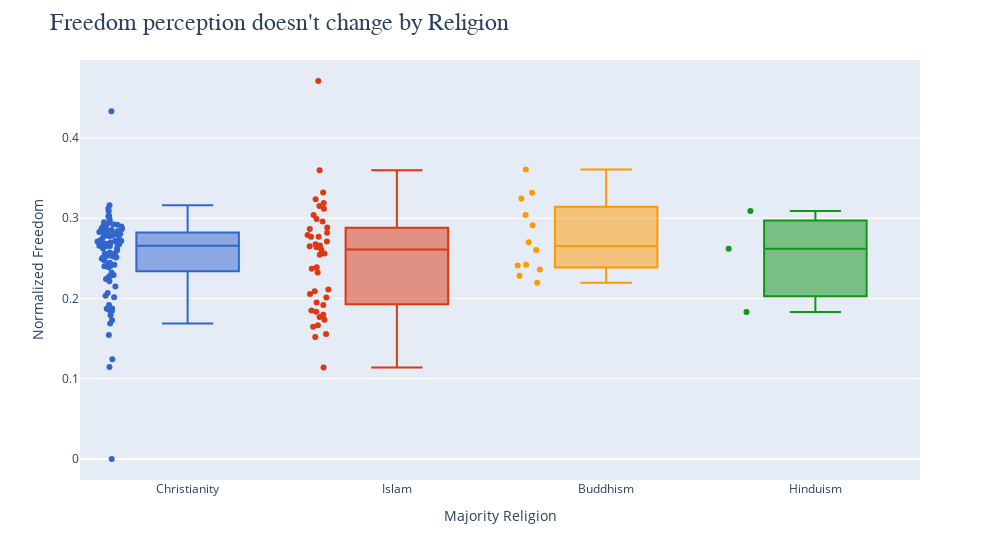

The code cell stored with this chart in its notebook:
### Code cell
px.box(merged_df_2,
       x="Majority Religion",
       y="normalized_GDPPC",
       color="Majority Religion",
       points="all",
       color_discrete_sequence=px.colors.qualitative.G10,         # This is for Religion
       hover_data="Country",
       width=1000).update_layout(showlegend=False).update_layout(
           title={
               'text': "Freedom perception doesn't change by Religion",  # Add your desired title here
               'font': {
                   'family': "Playfair Display",  # Specify the font family here
                    'size': 24  # You can adjust the size if needed
                    },
                    },
                    yaxis_title="Normalized Freedom",
                    xaxis_title="Majority Religion",
    showlegend=False  # Hide the legend
)

### Figure 1 — Plotly figure (JSON) as saved in the notebook; plotly's stock layout.template omitted (floating-point values rounded to 4 significant figures)
{"data": [{"alignmentgroup": "True", "boxpoints": "all", "customdata": [["Finland"], ["Denmark"], ["Iceland"], ["Switzerland"], ["Netherlands"], ["Luxembourg"], ["Sweden"], ["Norway"], ["New Zealand"], ["Austria"], ["Australia"], ["Ireland"], ["Germany"], ["Canada"], ["United States"], ["United Kingdom"], ["Czechia"], ["Belgium"], ["France"], ["Slovenia"], ["Costa Rica"], ["Romania"], ["Spain"], ["Uruguay"], ["Italy"], ["Malta"], ["Lithuania"], ["Slovakia"], ["Estonia"], ["Panama"], ["Brazil"], ["Guatemala"], ["Cyprus"], ["Latvia"], ["Serbia"], ["Chile"], ["Nicaragua"], ["Mexico"], ["Croatia"], ["Poland"], ["El Salvador"], ["Hungary"], ["Honduras"], ["Portugal"], ["Argentina"], ["Greece"], ["South Korea"], ["Philippines"], ["Moldova"], ["Jamaica"], ["Belarus"], ["Colombia"], ["Dominican Republic"], ["Bolivia"], ["Paraguay"], ["Peru"], ["Montenegro"], ["Ecuador"], ["Russia"], ["Armenia"], ["Bulgaria"], ["North Macedonia"], ["South Africa"], ["Liberia"], ["Ukraine"], ["Congo"], ["Mozambique"], ["Cameroon"], ["Georgia"], ["Gabon"], ["Venezuela"], ["Ghana"], ["Benin"], ["Uganda"], ["Kenya"], ["Namibia"], ["Eswatini, Kingdom of"], ["Madagascar"], ["Ethiopia"], ["Togo"], ["Zambia"], ["Malawi"], ["Tanzania"], ["Lesotho"], ["Botswana"], ["Rwanda"], ["Zimbabwe"]], "hovertemplate": "Majority Religion=%{x}<br>normalized_GDPPC=%{y}<br>Country=%{customdata[0]}<extra></extra>", "legendgroup": "Christianity", "marker": {"color": "#3366CC"}, "name": "Christianity", "notched": false, "offsetgroup": "Christianity", "orientation": "v", "showlegend": true, "type": "box", "x": ["Christianity", "Christianity", "Christianity", "Christianity", "Christianity", "Christianity", "Christianity", "Christianity", "Christianity", "Christianity", "Christianity", "Christianity", "Christianity", "Christianity", "Christianity", "Christianity", "Christianity", "Christianity", "Christianity", "Christianity", "Christianity", "Christianity", "Christianity", "Christianity", "Christianity", "Christianity", "Christianity", "Christianity", "Christianity", "Christianity", "Christianity", "Christianity", "Christianity", "Christianity", "Christianity", "Christianity", "Christianity", "Christianity", "Christianity", "Christianity", "Christianity", "Christianity", "Christianity", "Christianity", "Christianity", "Christianity", "Christianity", "Christianity", "Christianity", "Christianity", "Christianity", "Christianity", "Christianity", "Christianity", "Christianity", "Christianity", "Christianity", "Christianity", "Christianity", "Christianity", "Christianity", "Christianity", "Christianity", "Christianity", "Christianity", "Christianity", "Christianity", "Christianity", "Christianity", "Christianity", "Christianity", "Christianity", "Christianity", "Christianity", "Christianity", "Christianity", "Christianity", "Christianity", "Christianity", "Christianity", "Christianity", "Christianity", "Christianity", "Christianity", "Christianity", "Christianity", "Christianity"], "x0": " ", "xaxis": "x", "y": [0.2419, 0.2557, 0.2562, 0.2697, 0.2623, 0.2984, 0.26, 0.2711, 0.2572, 0.2696, 0.2653, 0.3023, 0.2735, 0.2685, 0.2841, 0.2689, 0.2623, 0.2802, 0.2786, 0.273, 0.2407, 0.2654, 0.2792, 0.2495, 0.2837, 0.2851, 0.2799, 0.2716, 0.2828, 0.2718, 0.2323, 0.2034, 0.2918, 0.2803, 0.2509, 0.2675, 0.1792, 0.2533, 0.2784, 0.2871, 0.2067, 0.2871, 0.1845, 0.2926, 0.2668, 0.2863, 0.3119, 0.2148, 0.242, 0.2215, 0.2682, 0.2512, 0.268, 0.2242, 0.2526, 0.2513, 0.2836, 0.2444, 0.3087, 0.2657, 0.3026, 0.2894, 0.2744, 0.1242, 0.2775, 0.1872, 0.1145, 0.1917, 0.295, 0.2942, 0, 0.2281, 0.2015, 0.1688, 0.2272, 0.2898, 0.2898, 0.1544, 0.1858, 0.1875, 0.2474, 0.1728, 0.2291, 0.2389, 0.4331, 0.2402, 0.3162], "y0": " ", "yaxis": "y"}, {"alignmentgroup": "True", "boxpoints": "all", "customdata": [["Bahrain"], ["United Arab Emirates"], ["Saudi Arabia"], ["Kosovo"], ["Kazakhstan"], ["Kuwait"], ["Uzbekistan"], ["Kyrgyzstan"], ["Bosnia and Herzegovina"], ["Malaysia"], ["Turkmenistan"], ["North Cyprus"], ["Tajikistan"], ["Libya"], ["Indonesia"], ["Ivory Coast"], ["Albania"], ["Azerbaijan"], ["Gambia"], ["Bangladesh"], ["Algeria"], ["Morocco"], ["Senegal"], ["Niger"], ["Iraq"], ["Guinea"], ["Iran"], ["Turkey"], ["Burkina Faso"], ["Comoros"], ["Nigeria"], ["Tunisia"], ["Pakistan"], ["Palestinian Territories"], ["Mali"], ["Egypt"], ["Chad"], ["Yemen"], ["Mauritania"], ["Jordan"], ["Sierra Leone"], ["Lebanon"], ["Afghanistan"]], "hovertemplate": "Majority Religion=%{x}<br>normalized_GDPPC=%{y}<br>Country=%{customdata[0]}<extra></extra>", "legendgroup": "Islam", "marker": {"color": "#DC3912"}, "name": "Islam", "notched": false, "offsetgroup": "Islam", "orientation": "v", "showlegend": true, "type": "box", "x": ["Islam", "Islam", "Islam", "Islam", "Islam", "Islam", "Islam", "Islam", "Islam", "Islam", "Islam", "Islam", "Islam", "Islam", "Islam", "Islam", "Islam", "Islam", "Islam", "Islam", "Islam", "Islam", "Islam", "Islam", "Islam", "Islam", "Islam", "Islam", "Islam", "Islam", "Islam", "Islam", "Islam", "Islam", "Islam", "Islam", "Islam", "Islam", "Islam", "Islam", "Islam", "Islam", "Islam"], "x0": " ", "xaxis": "x", "y": [0.2789, 0.3038, 0.2867, 0.211, 0.2676, 0.3118, 0.2011, 0.1834, 0.2545, 0.2957, 0.2711, 0.3321, 0.1796, 0.2769, 0.2638, 0.209, 0.2768, 0.2818, 0.152, 0.2056, 0.2661, 0.2387, 0.1849, 0.1139, 0.2609, 0.1734, 0.2885, 0.3598, 0.1668, 0.1951, 0.237, 0.2989, 0.2322, 0.2561, 0.1768, 0.3237, 0.1557, 0.1646, 0.2649, 0.3189, 0.1919, 0.4709, 0.3153], "y0": " ", "yaxis": "y"}, {"alignmentgroup": "True", "boxpoints": "all", "customdata": [["Taiwan Province of China"], ["Singapore"], ["Japan"], ["Thailand"], ["Mongolia"], ["China"], ["Vietnam"], ["Hong Kong S.A.R. of China"], ["Laos"], ["Cambodia"], ["Myanmar"], ["Sri Lanka"]], "hovertemplate": "Majority Religion=%{x}<br>normalized_GDPPC=%{y}<br>Country=%{customdata[0]}<extra></extra>", "legendgroup": "Buddhism", "marker": {"color": "#FF9900"}, "name": "Buddhism", "notched": false, "offsetgroup": "Buddhism", "orientation": "v", "showlegend": true, "type": "box", "x": ["Buddhism", "Buddhism", "Buddhism", "Buddhism", "Buddhism", "Buddhism", "Buddhism", "Buddhism", "Buddhism", "Buddhism", "Buddhism", "Buddhism"], "x0": " ", "xaxis": "x", "y": [0.2913, 0.3316, 0.3039, 0.2605, 0.2418, 0.2701, 0.2283, 0.3607, 0.241, 0.2196, 0.2362, 0.3244], "y0": " ", "yaxis": "y"}, {"alignmentgroup": "True", "boxpoints": "all", "customdata": [["Mauritius"], ["Nepal"], ["India"]], "hovertemplate": "Majority Religion=%{x}<br>normalized_GDPPC=%{y}<br>Country=%{customdata[0]}<extra></extra>", "legendgroup": "Hinduism", "marker": {"color": "#109618"}, "name": "Hinduism", "notched": false, "offsetgroup": "Hinduism", "orientation": "v", "showlegend": true, "type": "box", "x": ["Hinduism", "Hinduism", "Hinduism"], "x0": " ", "xaxis": "x", "y": [0.2621, 0.183, 0.309], "y0": " ", "yaxis": "y"}], "layout": {"boxmode": "overlay", "legend": {"title": {"text": "Majority Religion"}, "tracegroupgap": 0}, "margin": {"t": 60}, "showlegend": false, "title": {"font": {"family": "Playfair Display", "size": 24}, "text": "Freedom perception doesn't change by Religion"}, "width": 1000, "xaxis": {"anchor": "y", "categoryarray": ["Christianity", "Islam", "Buddhism", "Hinduism"], "categoryorder": "array", "domain": [0, 1], "title": {"text": "Majority Religion"}}, "yaxis": {"anchor": "x", "domain": [0, 1], "title": {"text": "Normalized Freedom"}}}}
